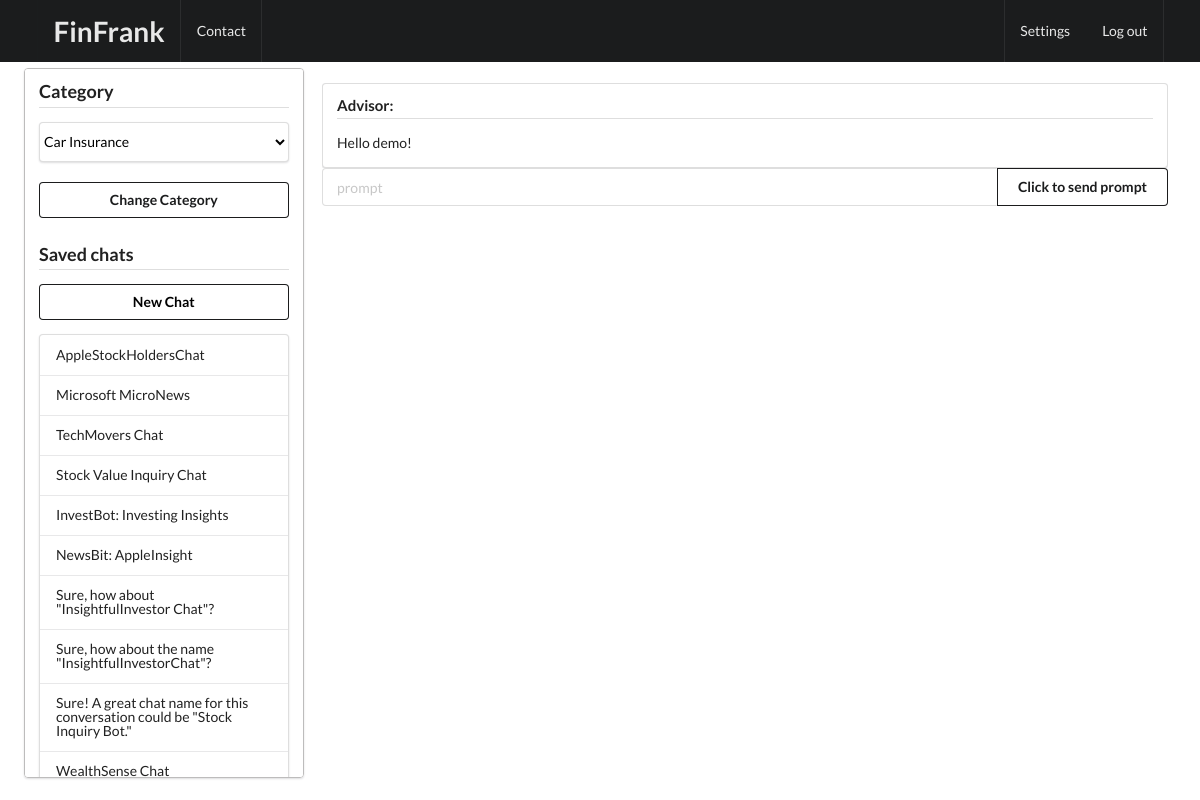
The page /new_chat/Car Insurance/ (signed in) on the database its author committed.
### Chat/models.py (models this page shows, shortened)
class ChatInfo(models.Model):
    id_chat = models.UUIDField(primary_key=True, default=uuid.uuid4, editable=False)
    user = models.CharField(max_length=100)
    name_chat = models.TextField(default="New Chat")
    category = models.CharField(max_length=45, default="Personal Finance")
    created_at = models.DateTimeField(auto_now_add=True)

### Chat/views.py (the view, shortened to what this page needs)
# urls.py: path("new_chat/<str:category>/", views.new_chat, name="new_chat")
@login_required(login_url='signin')
def new_chat(request, category):
    messages_ = []
    user = request.user.username
    api_key = "XXX"
    chat_ids_names = get_chat_ids_names(user, category)
    conversation = ChatConversation(user, 20, api_key)
    chat_categories = get_ChatCategories(category)
    messages_ = [mark_safe(conversation.convertMessegesObjToHTML(messages_))]
    context = get_context(messages_, chat_ids_names, category, chat_categories, "")
    return render(request, 'home.html', context=context)

### Chat/GPT/gpt.py (called while the page is built, shortened)
    def convertMessegesObjToHTML(self, messages_):
        html = ""
        html += "<div class=\"ui segment\"><h4 class=\"ui dividing header\">Advisor:</h4>"
        html += f'<div class =\"content\"><p>Hello {self.userName}!</div></div>'
        return html

### Chat/views.py (called while the page is built)
def get_chat_ids_names(user, category):
    chat_queryset = ChatInfo.objects.filter(user=user, category=category)
    chat_ids_names = list(chat_queryset.values_list('id_chat', 'name_chat'))
    return chat_ids_names

def get_ChatCategories(category, chat_categories = ['Personal Finance', 'Investments', 'Insurance', 'Car Insurance']):
    chat_categories = chat_categories.copy()
    chat_categories.remove(str(category))
    chat_categories = [str(category)] + chat_categories
    return chat_categories

def get_context(messages_, chat_ids_names, category, chat_categories, id_chat):
    context = {'messages_': messages_,
            'chat_ids_names': chat_ids_names,
            'chat_category': category,
            'chat_categories': chat_categories,
            'id_chat' : id_chat
            }
    return context

### Chat/templates/home.html (shortened to what this page needs)
{% extends "base.html" %}
{% block content %}
<div class="ui fixed inverted menu">
    <div class="ui container">
        <a href="#" class="header item"><h1>FinFrank</h1></a>
        <a href="#" class="item">Contact</a>
        <a href="/settings" class="right item">Settings</a>
        <a href="/logout" class="item">Log out</a>
    </div>
</div>
<div class="three column row">
    <div class="four wide column">
        <div >
            <div class = "ui segment" style = "overflow-y: scroll; height: calc(100vh - 90px); margin-left: 2vw; width: 23.3vw;border: 1px solid rgb(189, 188, 188);">
                <h3 class="ui dividing header">Category</h3>
                    <form method="POST">
                        <div class="ui action fluid input">
                            <select name="new_category" class="ui fluid pointing  menu">
                                {% for category in chat_categories %}
                                    <option class = "item" value="{{ category }}">{{ category }}</option>
                                {% endfor %}
                            </select>
                        </div>
                        <button type="submit" class="ui fluid secondary basic button" ><strong>Change Category</strong></button>
                        </form>
                        <h3 class="ui dividing header">Saved chats</h3>
                        <form method="POST">
                            <button type="button" class="ui fluid secondary basic button" name="new_chat" id = "newChatButton">
                                <a href="/new_chat/{{chat_category}}" style="color: #000000"><strong>New Chat</strong></a>
                            </button>
                        </form>
                        <form method="POST">
                            <div class="ui vertical fluid pointing menu">
                                {% for chat_id_name in chat_ids_names %}
                                    {% if chat_id_name.0 == id_chat %}
                                        <a class="active item" href="/chat/{{chat_id_name.0}}">{{ chat_id_name.1 }}</a>
                                        {% else %}
                                        <a class="item" href="/chat/{{chat_id_name.0}}">{{ chat_id_name.1 }}</a>
                                    {% endif %}
                                {% endfor %}
                        </form>
                    </div>
            </div>
        </div>
    </div>
    <div class="eleven wide column" >
        <div class = "ui segment" id = "myform" style = "border: 1px solid white; box-shadow: none; margin-right: 2vw; width: 73vw;">
            <div id = "scrollMesseges" style="overflow-y: scroll; max-height: calc(100vh - 60px - 80px)">
                {% for message in messages_ %}
                    <div class="alert alert-danger" role="alert">
                        {{ message }}
                    </div>
                {% endfor %}
            </div>
            <form method="POST" >
            <div class="ui form">
                <div class="prompt-field">
                        <div class="ui fluid action input">
                            <input type="text" name="prompt" placeholder="prompt" class="ui input" autocomplete="off">
                            <button type="submit" class="ui secondary basic button" onclick="myFunction()" ><strong>Click to send prompt</strong></button>
                        </div>
                    </form>
                </div>
            </div>
        </div>
    <div class="one wide column"></div>
{% endblock %}

### rows shown on the page
ChatInfo: name_chat "AppleStockHoldersChat"
ChatInfo: name_chat "Microsoft MicroNews"
ChatInfo: name_chat "TechMovers Chat"
ChatInfo: name_chat "Stock Value Inquiry Chat"
ChatInfo: name_chat "InvestBot: Investing Insights"
ChatInfo: name_chat "NewsBit: AppleInsight"
ChatInfo: name_chat "Sure, how about \"InsightfulInvestor Chat\"?"
ChatInfo: name_chat "Sure, how about the name \"InsightfulInvestorChat\"?"
ChatInfo: name_chat "Sure! A great chat name for this conversation could be \"Stock Inquiry Bot.\""
ChatInfo: name_chat "WealthSense Chat"

### other values the page prints
{{ message }} "Advisor: Hello demo!"
form field new_category "Car Insurance"
